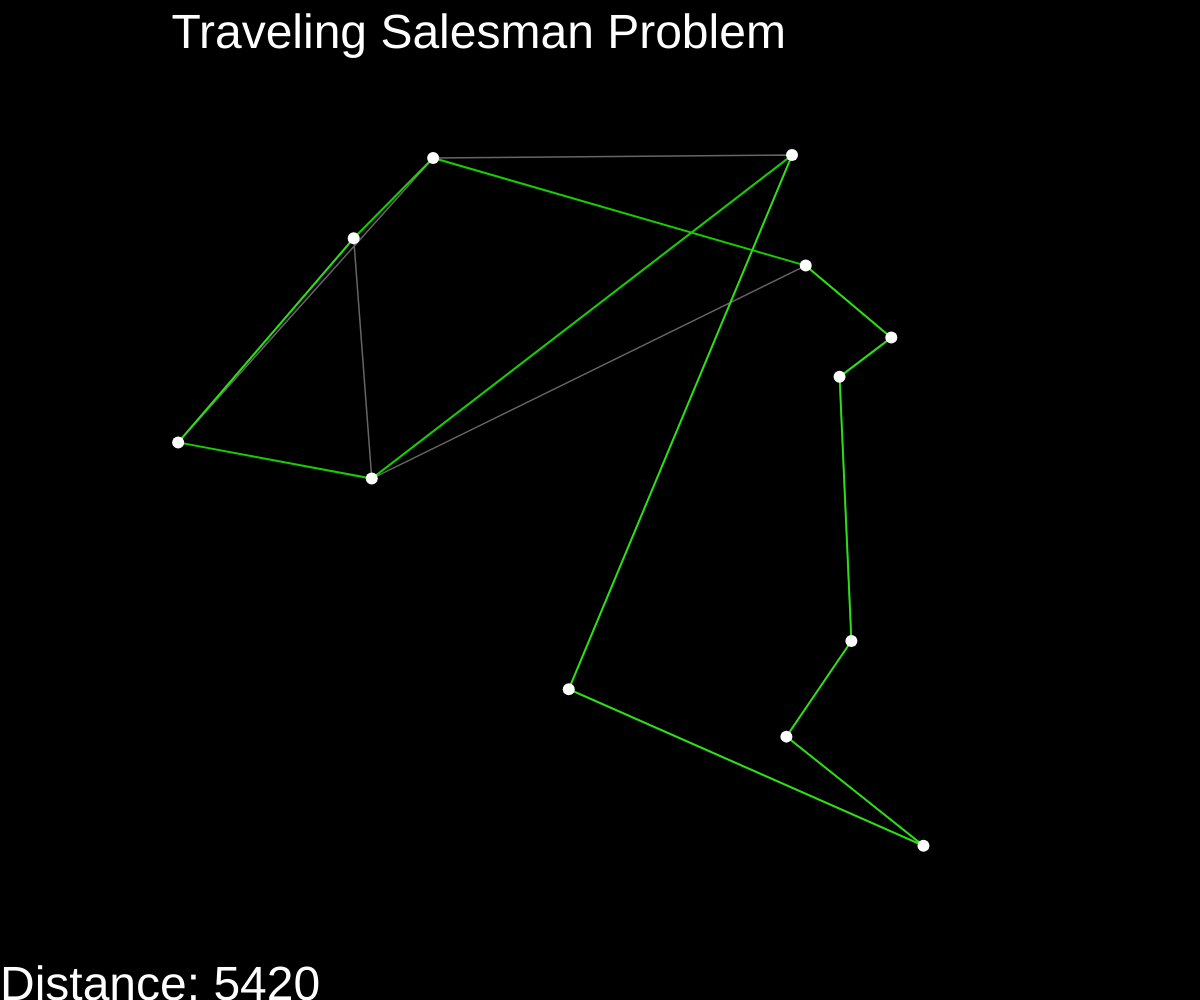
Frame 1 (no input)
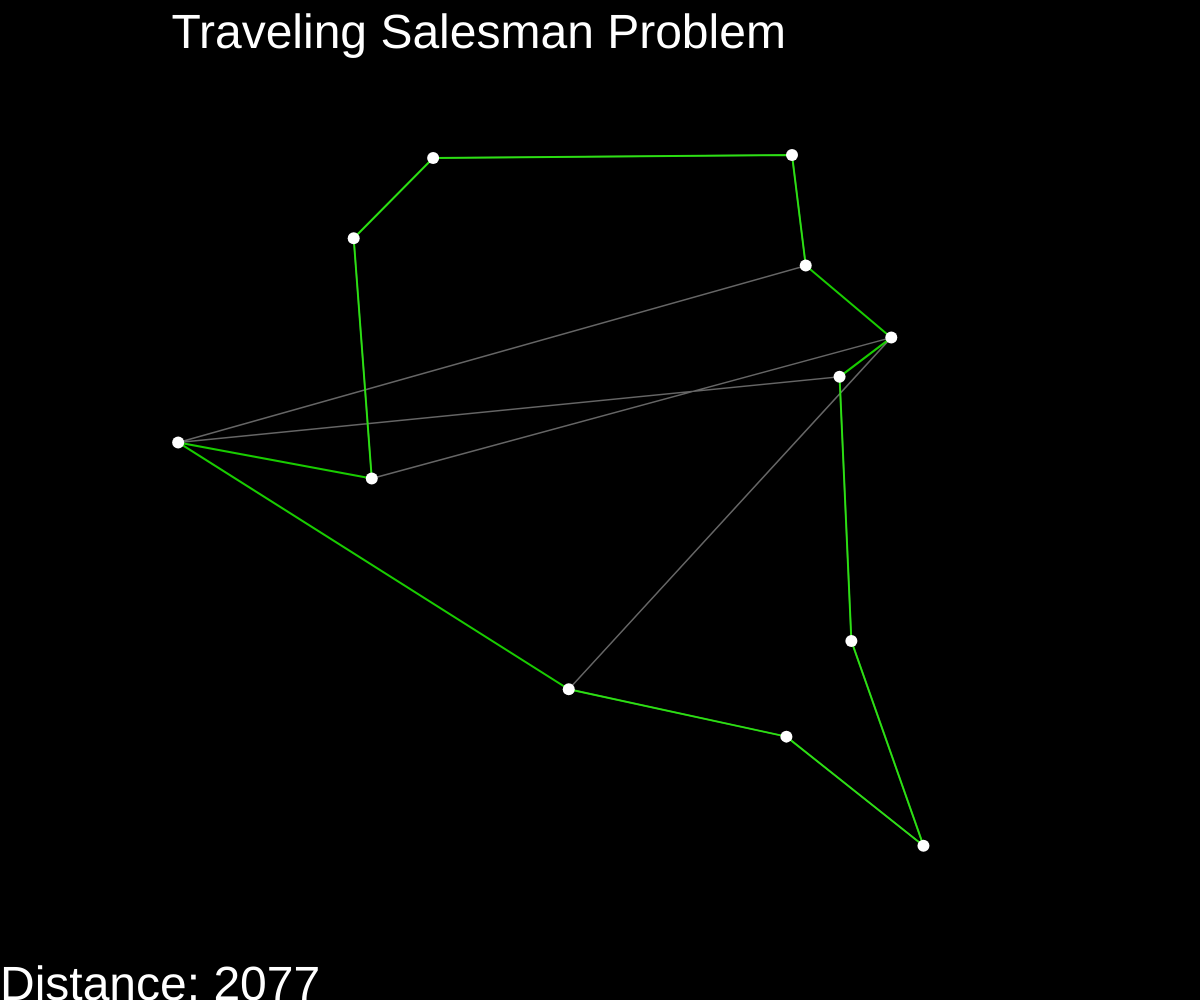
Frame 60 (no input)
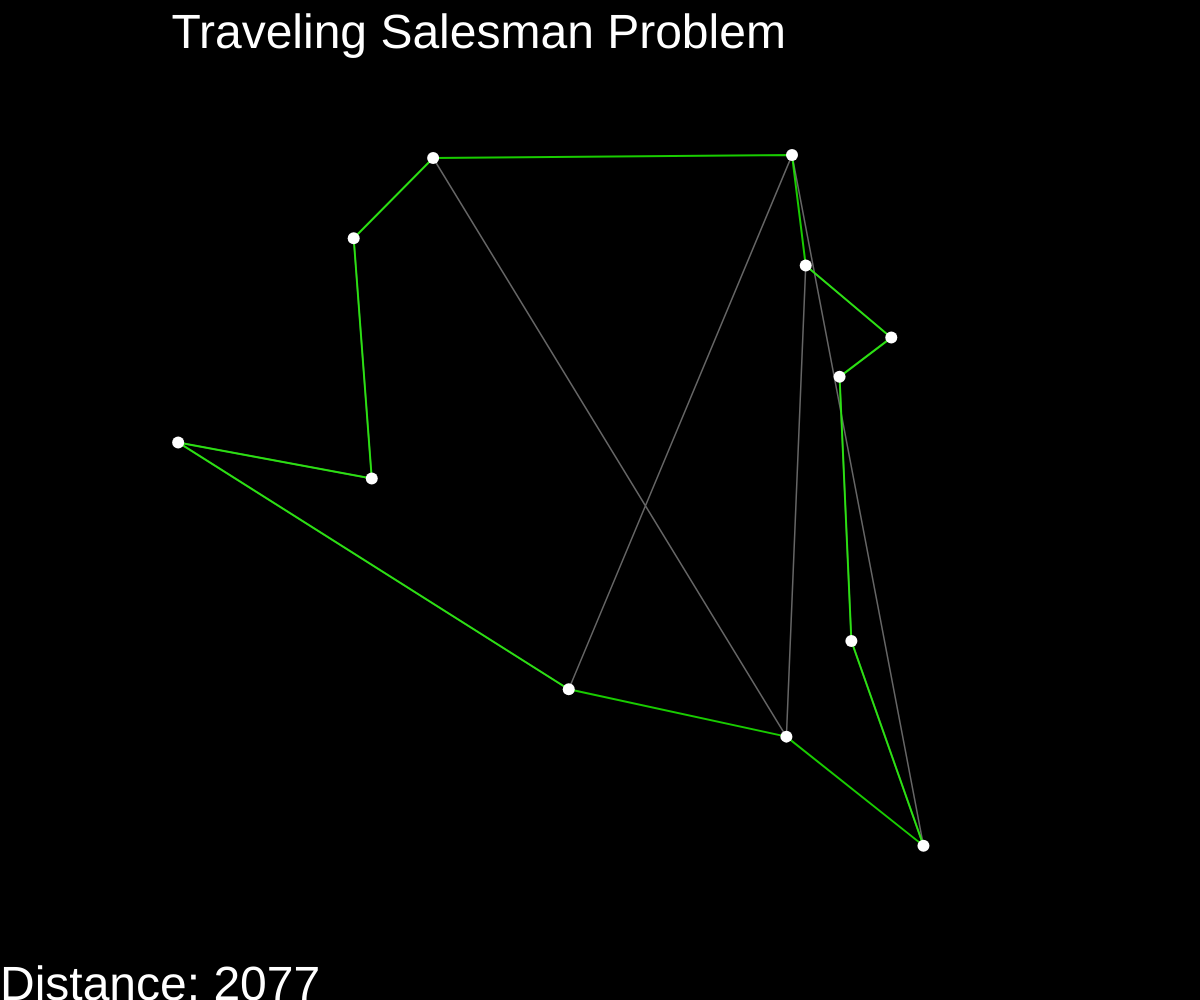
Frame 120 (the mouse pressed at the canvas centre since frame 60)

The p5.js sketch that drew these frames (run headless with seeded random() and noise() and a simulated clock; from frame 60 on, the mouse is pressed at the canvas centre):

// p5.js sketch
// ── sketch.js
const TOTAL_POINTS = 12;
const SPEED = 12;

let points = [];

let record_distance;
let best_ever;
let d;

function setup() {
  createCanvas(windowWidth, windowHeight);
  textSize(width / 25);
  fill(255);
  noStroke();
  for (let i = 0; i < TOTAL_POINTS; i++) {
    points.push(createVector(random(width / 10, 9 * width / 10), random(height / 10, 9 * height / 10)));
  }
  record_distance = calcPathLength(points);
  best_ever = points.slice();
}

function draw() {
  background(0);
  text("Traveling Salesman Problem", width / 7, width / 25);
  text("Distance: " + round(record_distance), 0, height);

  for (let i = 0; i < SPEED; i++) {
    let swaps = [];
    let num_swaps = random(1, points.length);
    for (let j = 0; j < i; j++) {
      num_swaps = random(1, num_swaps);
    }
    for (let j = 0; j < num_swaps; j++) {
      swaps.push(floor(random(points.length)));
    }
    points = best_ever.slice();
    points = swap(points, swaps);

    d = calcPathLength(points);
    if (d < record_distance) {
      record_distance = d;
      best_ever = points.slice();
    }
  }

  noFill();
  stroke(255, 255, 255, 102);
  strokeWeight(1.5);
  beginShape();
  for (let i = 0; i < points.length; i++) {
    vertex(points[i].x, points[i].y);
  }
  endShape(CLOSE);

  stroke(32, 255, 0, 204);
  strokeWeight(2);
  beginShape();
  for (let i = 0; i < best_ever.length; i++) {
    vertex(best_ever[i].x, best_ever[i].y);
  }
  endShape(CLOSE);

  fill(255);
  noStroke();
  for (let point of points) {
    ellipse(point.x, point.y, 12);
  }

  if (d > record_distance) {
    points = best_ever.slice();
  }
}

function swap(arr, indices) {
  let temp = arr[indices[0]];
  for (let i = 0; i < indices.length - 1; i++) {
    arr[indices[i]] = arr[indices[i + 1]];
  }
  arr[indices[indices.length - 1]] = temp;
  return arr;
}

function calcPathLength(path) {
  let sum = 0;
  for (let i = 0; i < path.length - 1; i++) {
    sum += dist(path[i].x, path[i].y, path[i + 1].x, path[i + 1].y);
  }
  return sum;
}
